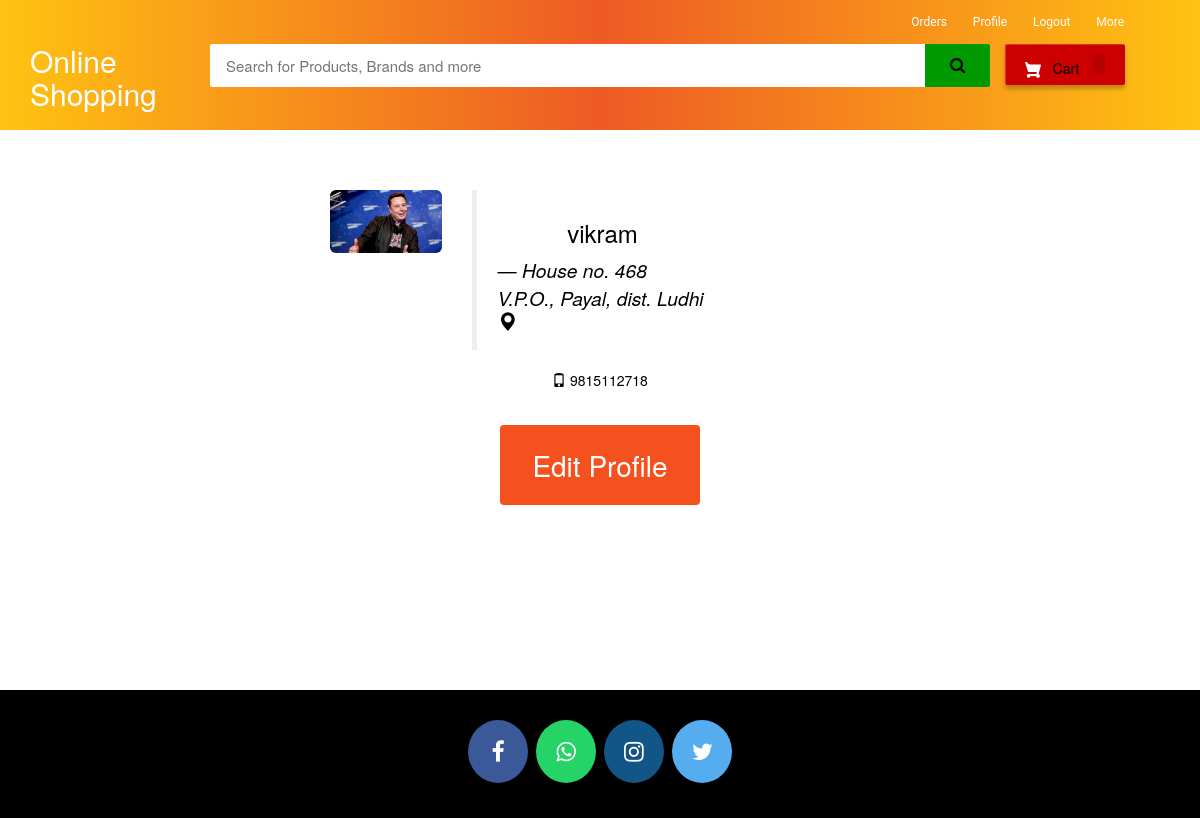
/my-profile (signed in), run on the app's committed database.
### ecom/models.py (models this page shows, shortened)
class Customer(models.Model):
    user=models.OneToOneField(User,on_delete=models.CASCADE)
    profile_pic= models.ImageField(upload_to='profile_pic/CustomerProfilePic/',null=True,blank=True)
    address = models.CharField(max_length=40)
    mobile = models.CharField(max_length=20,null=False)

### ecom/views.py (the view)
# urls.py: path('my-profile', views.my_profile_view,name='my-profile'),
@login_required(login_url='customerlogin')
@user_passes_test(is_customer)
def my_profile_view(request):
    customer=models.Customer.objects.get(user_id=request.user.id)
    return render(request,'ecom/my_profile.html',{'customer':customer})

### ecom/views.py (called while the page is built)
def is_customer(user):
    return user.groups.filter(name='CUSTOMER').exists()

### templates/ecom/my_profile.html (shortened to what this page needs)
{% extends 'ecom/customer_base.html' %}
{% load static %}
{% block content %}
<br><br><br>
<div style="padding-left:300px;" class="container">
        <div class="col-sm-2 col-md-2">
            <img src="{% static customer.profile_pic.url %}"   alt="profile pic" class="img-rounded img-responsive" />
        </div>
        <div class="col-sm-4 col-md-4">
            <blockquote style="color: rgb(0, 0, 0);">
                <h3><p>{{request.user}}</p> <small style="color: rgb(0, 0, 0);"><cite title="Source Title">{{customer.address}}  <i class="glyphicon glyphicon-map-marker"></i></cite></small></h3>
            </blockquote>
            <p style="color: rgb(0, 0, 0);"> <i class="glyphicon glyphicon-phone" ></i> {{customer.mobile}}
            </p>
        </div>
</div>
<br>
<div style="text-align: center;">
  <a href="/edit-profile"><button class="button" ><span>Edit Profile </span></button></a>
</div>
<br><br><br><br><br><br>
{% endblock content %}

### templates/ecom/customer_base.html (style rules this page uses)
body { background-color: #ebe0e0 }
p { text-align: center; }

### templates/ecom/my_profile.html (style rules this page uses)
body { background-color:#ffffff; }
.button { display: inline-block; border-radius: 4px; background-color: #f4511e; border: none; color: #FFFFFF; text-align: center; font-size: 28px; padding: 20px; width: 200px; transition: all 0.5s; cursor: pointer; margin: 5px; }
.button span { cursor: pointer; display: inline-block; position: relative; transition: 0.5s; }
.button span:after { content: '\00bb'; position: absolute; opacity: 0; top: 0; right: -20px; transition: 0.5s; }
.img-rounded.img-responsive { width:100%; height: 50%%; }

### data on the page
Customer: profile_pic (picture), address "House no. 468 V.P.O., Payal, dist. Ludhi", mobile "9815112718"

### other printed values
{{ request.user }} "vikram"
